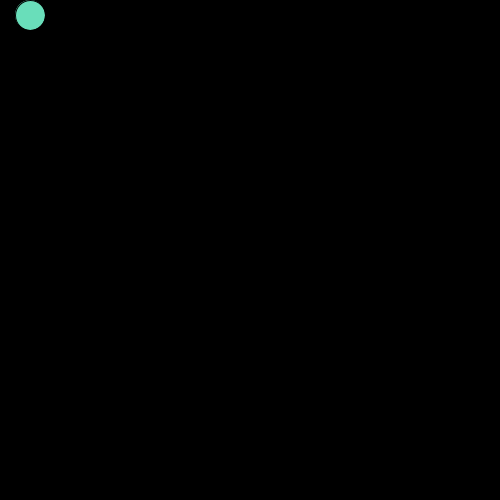
Frame 1 (no input)
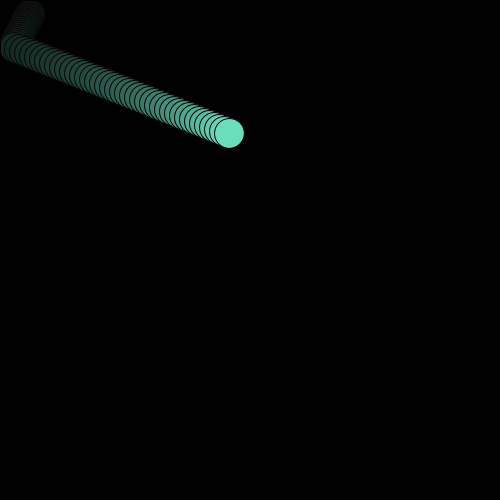
Frame 60 (the mouse pressed at the canvas centre just before this capture)
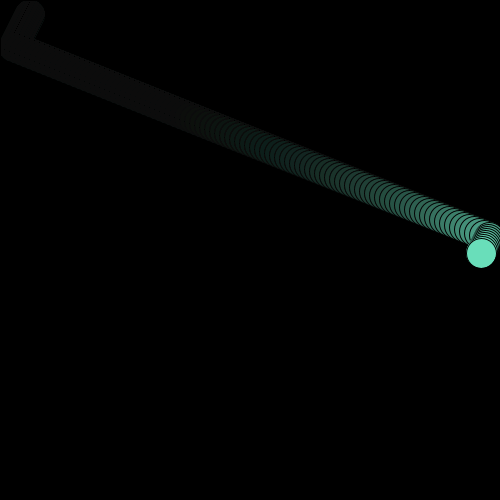
Frame 120 (the mouse held since frame 60 and released just before this capture)

The Processing sketch that drew these frames (run headless with seeded random() and noise(); from frame 60 on, the mouse is pressed at the canvas centre):

// Processing sketch: processing_82564
// ── processing_82564.pde

//Kitty Kwan, 4-5, Bouncing Ball

Ball bob;
void setup()
{
  background (0);
  size (500,500);
  bob= new Ball ();
  
}
void draw ()
{
  fill (0,0,0,10);
   rect (0,0,500,500);
  bob.show ();
  bob.bounce ();
  bob.move ();
}

class Ball 
{
  
  int x;
  int y;
  boolean up;
  boolean right;
  Ball ()
  {
    x= 30 ;
    y= 15 ;
    boolean up=true ;
    boolean right=true ;
  }
   
  void move ()
  {
   if (right==true)
   {
     x=x+5;
   }
   else
   {
     x--;
   }
   if (up)
   {
     y--;
   }
   else 
   {
     y=y+2;
   }
  }

 void bounce ()
   {
     if (y<5)
    {
      up=false;
    }
    if (y>500)
    {
      up=true;
    }
    if (x>485)
    {
      right=false;
    }
    if (x<15)
    {
      right=true;
    }
   }

 void show ()
 {
   fill (105,222,186);
   ellipse (x,y,30,30);
 }
}
